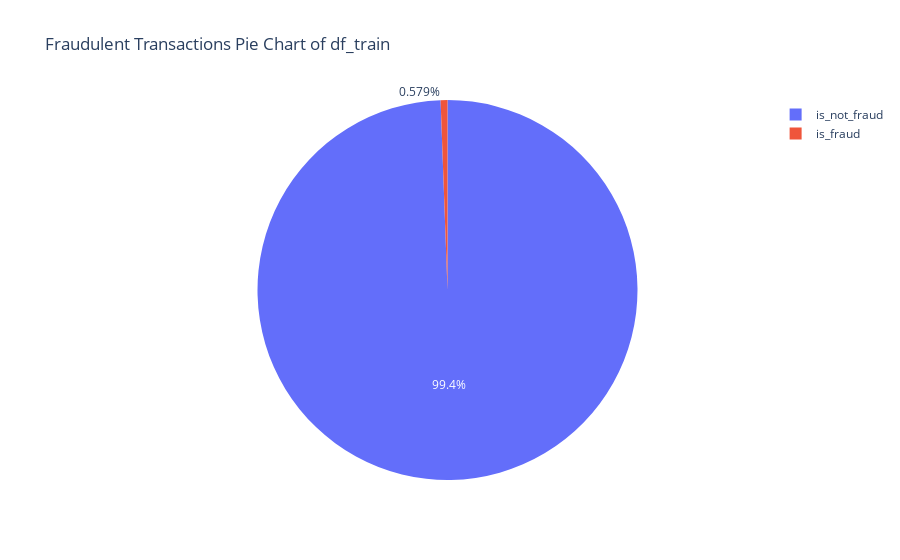

Source (notebook cell):
### Code cell
df_train_fraud_counts = df_train['is_fraud'].value_counts()
#df_test_fraud_counts = df_test['is_fraud'].value_counts()

fig = px.pie(names=["is_not_fraud", "is_fraud"], values=df_train_fraud_counts.values, title='Fraudulent Transactions Pie Chart of df_train',
            hover_data=[df_train_fraud_counts.values],
            labels={'value':'Count', 'percent':'Percentage'})

fig.show()

### Figure 1 — Plotly figure (JSON) as saved in the notebook; plotly's stock layout.template omitted (floating-point values rounded to 4 significant figures)
{"data": [{"customdata": [[1289169], [7506]], "domain": {"x": [0, 1], "y": [0, 1]}, "hovertemplate": "label=%{label}<br>value=%{value}<br>hover_data_0=%{customdata[0]}<extra></extra>", "labels": ["is_not_fraud", "is_fraud"], "legendgroup": "", "name": "", "showlegend": true, "type": "pie", "values": [1289169, 7506]}], "layout": {"legend": {"tracegroupgap": 0}, "title": {"text": "Fraudulent Transactions Pie Chart of df_train"}}}
